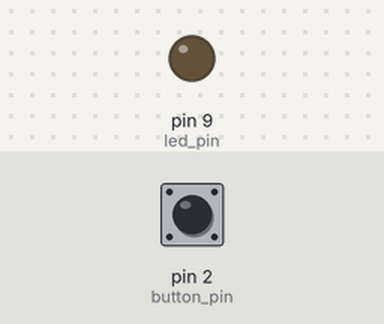
The sketch below on a simulated Arduino Uno, built with avr-gcc and run on an emulated ATmega328P. Parts: output pins drawn as LEDs (lit = HIGH). The test bench sets the inputs (shaded band); at power-on: pin 2 (button_pin) HIGH.

Above: at 1.2 s.
1.3 s: pin 2 (button_pin) pulled LOW for 0.15 s
At 2.3 s:
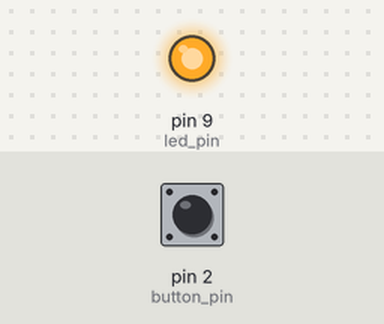
Timing chart, 0 to 7.9 s (numbered marks = the images above; inputs shaded):
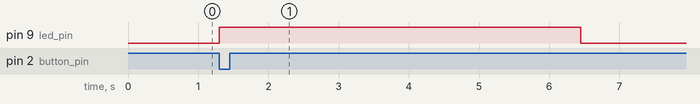

Measured:
- after the input at 1.3 s, pin 9 (led_pin): LOW → HIGH at once, → LOW 5.1 s later

The sketch:

staircase_time_switch_sketch.ino
```cpp
/*
  Staircase Time Switch
  =====================
  Turns on an LED for 5 seconds when a button is pressed.
  Every new press restarts the timer.

  Components:
    - Arduino Uno R3 (1)
    - Push button (1)
    - LED (1)
    - 220 ohm resistor (1)
    - Breadboard (1)
    - M-M jumper wires (4)

  Wiring:
    D2  -> One side of the push button
    GND -> Opposite side of the push button
    D9  -> 220 ohm resistor -> Anode of the LED (long leg)
    GND -> Cathode of the LED (short leg)
*/

const int button_pin = 2;
const int led_pin = 9;
const unsigned long interval = 5000;  // ms

unsigned long last_press_time = 0;
bool led_on = false;

void setup() {
  pinMode(button_pin, INPUT_PULLUP);
  pinMode(led_pin, OUTPUT);
}

void loop() {
  // Button pressed (LOW because of INPUT_PULLUP): turn on and restart the timer
  if (digitalRead(button_pin) == LOW) {
    last_press_time = millis();
    led_on = true;
    digitalWrite(led_pin, HIGH);
  }

  // Time is up: turn off
  if (led_on && millis() - last_press_time >= interval) {
    digitalWrite(led_pin, LOW);
    led_on = false;
  }
}
```
